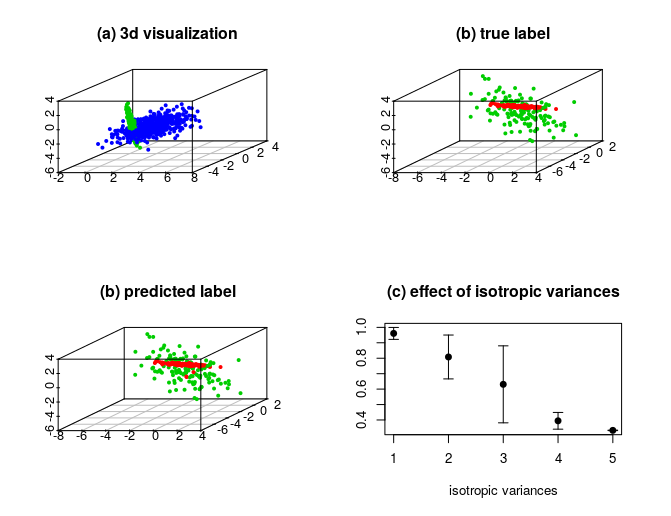

This figure's R source:
# example_basic -----------------------------------------------------------
#
# In this script, we do the followings,
#   (a) show generated data for line-and-plane example,
#   (b) prediction using the fitted model, and
#   (c) impact of isotropic variance in clustering efficacy.
#
# Warning that (c) is quite time-consuming, taking about an hour in a normal desktop
# if run without parallel computing. If you want to run (c) as well, 
# change the following logical as 'run.part.c = TRUE'.

rm(list=ls())
run.part.c = FALSE

# preliminary : install and load required libraries -----------------------
# install
package.cran = c("devtools","scatterplot3d","mclustcomp")
for (pkg in package.cran){
  if (!is.element(pkg, installed.packages()[,1])){
    install.packages(pkg, dependencies = TRUE)
  }  
}
if (!is.element("mosub", installed.packages()[,1])){
  devtools::install_github("kyoustat/mosub")
}
# load libraries
library(mosub)
library(mclustcomp)
library(scatterplot3d)


# (a) show generated data for line-and-plane example ----------------------
set.seed(6)
mydata = mosub::gen.LP(n=500, K=2, iso.var=0.25) 
X      = mydata$data
label  = mydata$class
if (run.part.c){
  par(mfrow=c(2,2))  
} else {
  par(mfrow=c(1,3))
}
scatterplot3d(x=X, pch=19, cex.symbols=0.5, color=label+2,
              main="(a) 3d visualization",xlab = "",ylab="",zlab="")



# (b) prediction using the fitted model -----------------------------------
# (b-1) separate as train/test data
id.train = sample(1:1000, 700, replace=FALSE) # select 700 data points for training
id.test  = setdiff(1:1000, id.train)          # rest of 300 data are for prediction

train.dat = mydata$data[id.train,]
train.lab = mydata$class[id.train]

test.dat = mydata$data[id.test,]
test.lab = mydata$class[id.test]

# (b-2) run MSM algorithm with K=2
maxiter   = 10000
output2   = msm(train.dat, K=2, iter=maxiter)
test.pred = msmpred(test.dat, output2)

# (b-3) visualize the test data
scatterplot3d(x=test.dat, color=test.lab+1,  pch=19, cex.symbols=0.5,
              xlab = "",ylab="",zlab="",main="(b) true label")
scatterplot3d(x=test.dat, color=test.pred+1, pch=19, cex.symbols=0.5,
              xlab = "",ylab="",zlab="",main="(b) predicted label")

# (c) impact of isotropic variance in clustering efficacy -----------------
if (run.part.c){
  # (c-1) set up parameters
  vec.iso  = c(0.1,0.5,1,2,5)
  vec.mean = rep(0,5)
  vec.sdev = rep(0,5)
  
  # (c-2) let's do the iteration
  iter = 0
  for (i in 1:5){        # loop for levels of isotropic variance
    now.iso = vec.iso[i] # current variance value
    tmp.rec = rep(0,10)  # temporary recording for 10 iterations at each setting
    for (j in 1:10){
      # generate data
      mydata = mosub::gen.LP(n=500, K=2, iso.var=now.iso)
      # separate data as in (b)
      id.train = sample(1:1000, 700, replace=FALSE) # select 700 data points for training
      id.test  = setdiff(1:1000, id.train)          # rest of 300 data are for prediction
      
      train.dat = mydata$data[id.train,]
      test.dat  = mydata$data[id.test,]
      test.lab  = mydata$class[id.test]
      # run the algorithm and do the prediction
      output2   = msm(train.dat, K=2, iter=maxiter, print.progress = FALSE)
      test.pred = msmpred(test.dat, output2, print.progress = FALSE)
      # compute Jaccard index between two labels
      tmp.rec[j] = as.double(mclustcomp(test.lab, test.pred, types="jaccard"))[2]
      # show progress
      iter = iter + 1
      print(paste("(c) iteration ",iter,"/50 complete...",sep=""))
    }
    vec.mean[i] = base::mean(tmp.rec) # record mean
    vec.sdev[i] = stats::sd(tmp.rec)  #    and standard deviation of Jaccard indices
  }
  # (c-3) visualize
  plot(1:5, vec.mean,
       ylim=range(c(vec.mean-vec.sdev, vec.mean+vec.sdev)),
       pch=19, xlab="isotropic variances", ylab="Jaccard index",
       main="(c) effect of isotropic variances")
  arrows(1:5, vec.mean-vec.sdev, 1:5, vec.mean+vec.sdev, length=0.05, angle=90, code=3)
}
